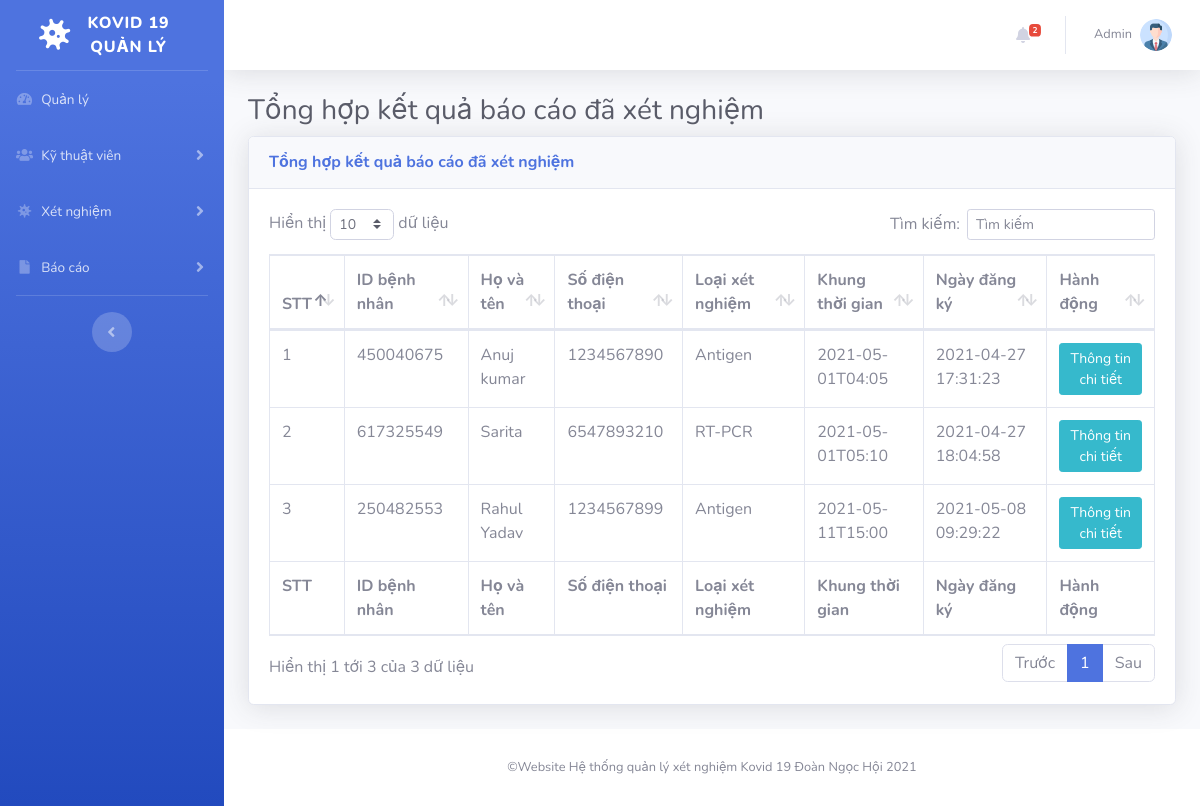
Page /covid-tms/admin/reportdelivered-test.php (signed in) on the committed database.
### tables this page shows
CREATE TABLE `tbltestrecord` (
  `id` int(11) NOT NULL,
  `OrderNumber` bigint(14) DEFAULT NULL,
  `PatientMobileNumber` bigint(14) DEFAULT NULL,
  `TestType` varchar(100) DEFAULT NULL,
  `TestTimeSlot` varchar(120) DEFAULT NULL,
  `ReportStatus` varchar(100) DEFAULT NULL,
  `FinalReport` varchar(150) DEFAULT NULL,
  `ReportUploadTime` varchar(200) DEFAULT NULL,
  `RegistrationDate` timestamp NULL DEFAULT current_timestamp(),
  `AssignedtoEmpId` varchar(150) DEFAULT NULL,
  `AssigntoName` varchar(180) DEFAULT NULL,
  `AssignedTime` varchar(100) DEFAULT NULL
);

CREATE TABLE `tblpatients` (
  `id` int(11) NOT NULL,
  `FullName` varchar(120) DEFAULT NULL,
  `MobileNumber` bigint(12) DEFAULT NULL,
  `DateOfBirth` date DEFAULT NULL,
  `GovtIssuedId` varchar(150) DEFAULT NULL,
  `GovtIssuedIdNo` varchar(150) DEFAULT NULL,
  `FullAddress` varchar(255) DEFAULT NULL,
  `State` varchar(200) DEFAULT NULL,
  `RegistrationDate` timestamp NOT NULL DEFAULT current_timestamp()
);

### covid-tms/admin/reportdelivered-test.php (the view, shortened to what this page needs)
<?php session_start();
include_once('includes/config.php');
if (strlen($_SESSION['aid'] == 0)) {
    header('location:logout.php');
} else {
?>
    <!DOCTYPE html>
    <html lang="en">
    <head>
        <link href="vendor/fontawesome-free/css/all.min.css" rel="stylesheet" type="text/css">
        <link href="css/sb-admin-2.min.css" rel="stylesheet">
        <link href="vendor/datatables/dataTables.bootstrap4.min.css" rel="stylesheet">
    </head>
    <body id="page-top">
        <div id="wrapper">
            <?php include_once('includes/sidebar.php'); ?>
            <div id="content-wrapper" class="d-flex flex-column">
                <div id="content">
                    <?php include_once('includes/topbar.php'); ?>
                    <div class="container-fluid">
                        <h1 class="h3 mb-2 text-gray-800">Tổng hợp kết quả báo cáo đã xét nghiệm</h1>
                        <div class="card shadow mb-4">
                            <div class="card-header py-3">
                                <h6 class="m-0 font-weight-bold text-primary">Tổng hợp kết quả báo cáo đã xét nghiệm</h6>
                            </div>
                            <div class="card-body">
                                <div class="table-responsive">
                                    <form name="assignto" method="post">
                                        <table class="table table-bordered" id="dataTable" width="100%" cellspacing="0">
                                            <thead>
                                                <tr>
                                                    <th>STT</th>
                                                    <th>ID bệnh nhân</th>
                                                    <th>Họ và tên</th>
                                                    <th>Số điện thoại</th>
                                                    <th>Loại xét nghiệm</th>
                                                    <th>Khung thời gian</th>
                                                    <th>Ngày đăng ký</th>
                                                    <th>Hành động</th>
                                                </tr>
                                            </thead>
                                            <tfoot>
                                                <tr>
                                                    <th>STT</th>
                                                    <th>ID bệnh nhân</th>
                                                    <th>Họ và tên</th>
                                                    <th>Số điện thoại</th>
                                                    <th>Loại xét nghiệm</th>
                                                    <th>Khung thời gian</th>
                                                    <th>Ngày đăng ký</th>
                                                    <th>Hành động</th>
                                                </tr>
                                            </tfoot>
                                            <tbody>
                                                <?php $query = mysqli_query($con, "select tbltestrecord.OrderNumber,tblpatients.FullName,tblpatients.MobileNumber,tbltestrecord.TestType,tbltestrecord.TestTimeSlot,tbltestrecord.RegistrationDate,tbltestrecord.id as testid from tbltestrecord
join tblpatients on tblpatients.MobileNumber=tbltestrecord.PatientMobileNumber
where ReportStatus='Delivered'
    ");
                                                $cnt = 1;
                                                while ($row = mysqli_fetch_array($query)) {
                                                ?>
                                                    <tr>
                                                        <td><?php echo $cnt; ?></td>
                                                        <td><?php echo $row['OrderNumber']; ?></td>
                                                        <td><?php echo $row['FullName']; ?></td>
                                                        <td><?php echo $row['MobileNumber']; ?></td>
                                                        <td><?php echo $row['TestType']; ?></td>
                                                        <td><?php echo $row['TestTimeSlot']; ?></td>
                                                        <td><?php echo $row['RegistrationDate']; ?></td>
                                                        <td>
                                                            <a href="test-details.php?tid=<?php echo $row['testid']; ?>&&oid=<?php echo $row['OrderNumber']; ?>" class="btn btn-info btn-sm">Thông tin chi tiết</a>
                                                        </td>
                                                    </tr>
                                                <?php $cnt++;
                                                } ?>
                                            </tbody>
                                        </table>
                                    </form>
                                </div>
                            </div>
                        </div>
                    </div>
                </div>
                <?php include_once('includes/footer.php'); ?>
            </div>
        </div>
    </body>
    </html>
<?php } ?>

### covid-tms/admin/includes/topbar.php (shortened to what this page needs)
      <nav class="navbar navbar-expand navbar-light bg-white topbar mb-4 static-top shadow">
            <?php if($_SESSION['aid']):?>
                    <ul class="navbar-nav ml-auto">
<?php $query=mysqli_query($con,"select * from tbltestrecord where ReportStatus is null");
$count=mysqli_num_rows($query);
?>
                        <li class="nav-item dropdown no-arrow mx-1">
                            <a class="nav-link dropdown-toggle" href="#" id="alertsDropdown" role="button"
                                data-toggle="dropdown" aria-haspopup="true" aria-expanded="false">
                                <i class="fas fa-bell fa-fw"></i>
                                <span class="badge badge-danger badge-counter"><?php echo $count;?></span>
                            </a>
                        </li>
                        <li class="nav-item dropdown no-arrow">
                            <a class="nav-link dropdown-toggle" href="#" id="userDropdown" role="button"
                                data-toggle="dropdown" aria-haspopup="true" aria-expanded="false">
                <?php
$adid=$_SESSION['aid'];
$ret1=mysqli_query($con,"select AdminName from tbladmin where ID='$adid'");
while($row1=mysqli_fetch_array($ret1)){
?>
                                <span class="mr-2 d-none d-lg-inline text-gray-600 small"><?php  echo $row1['AdminName'];?></span>
                           <?php } ?>
                                <img class="img-profile rounded-circle"
                                    src="img/profile.png">
                            </a>
                        </li>
                    </ul>
                <?php endif;?>
                </nav>

### rows in the picture
tbltestrecord: OrderNumber "450040675", tblpatients.FullName "Anuj kumar", tblpatients.MobileNumber "1234567890", TestType "Antigen", TestTimeSlot "2021-05-01T04:05", RegistrationDate "2021-04-27 17:31:23"
tbltestrecord: OrderNumber "617325549", tblpatients.FullName "Sarita", tblpatients.MobileNumber "6547893210", TestType "RT-PCR", TestTimeSlot "2021-05-01T05:10", RegistrationDate "2021-04-27 18:04:58"
tbltestrecord: OrderNumber "250482553", tblpatients.FullName "Rahul Yadav", tblpatients.MobileNumber "1234567899", TestType "Antigen", TestTimeSlot "2021-05-11T15:00", RegistrationDate "2021-05-08 09:29:22"

### other values in the picture
$count "2"
$row1['AdminName'] "Admin"
